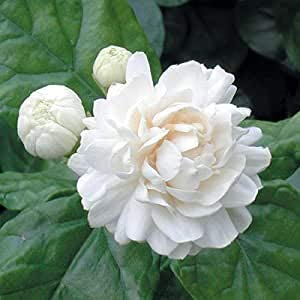
#> input picture jasmine.jpg, 300 x 300 px
$ python Thresholding.py
#> lines starting #> are read from the running program, lines starting #| are printed output that depends on the picture; after the words box and inside, x2 and y2 are one past the last pixel; in counts of white or black regions, pixels touching at a corner belong together
import cv2 as cv
import numpy as np

#Thresholding is binarizing the image based on a range => either black or white
img = cv.imread("jasmine.jpg")
#> img is the input picture: shape (300, 300, 3); mean B, G, R 114.9, 131.9, 112.5
cv.imshow("original", img)

gray = cv.cvtColor(img, cv.COLOR_BGR2GRAY)
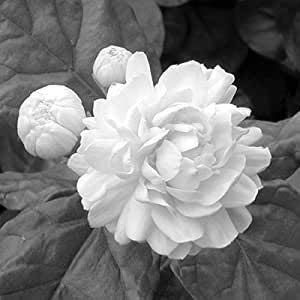
#> gray: shape (300, 300); min 0, max 255, mean 124.1
cv.imshow("gray", gray)

#Simple thresholding
threshold, thresh = cv.threshold(gray, 150, 255, cv.THRESH_BINARY)
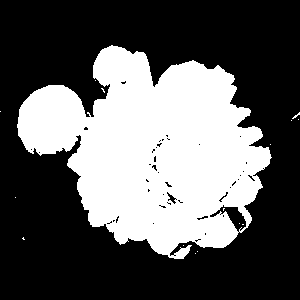
#> thresh: shape (300, 300); 36.5% white; 16 white regions (15 under 20 px), largest, box (x1, y1, x2, y2) and area: (17, 45, 272, 259) 32774
#threshold has the integer value
#thresh is the binarized image
cv.imshow("simple thresholded", thresh)

threshold, thresh_inv = cv.threshold(gray, 150, 255, cv.THRESH_BINARY_INV)
cv.imshow("simple inverse thresholded", thresh_inv)

# Adaptive threshold => Computer finds the optimal threshold value by itself through mean
adaptive_thresh = cv.adaptiveThreshold(gray, 255, cv.ADAPTIVE_THRESH_MEAN_C, cv.THRESH_BINARY_INV, 11, 3)
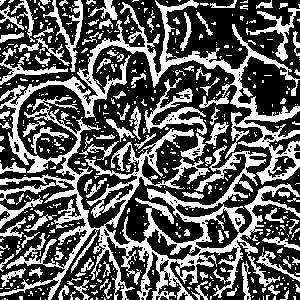
#> adaptive_thresh: shape (300, 300); 36.3% white; 565 white regions (454 under 20 px), largest, box (x1, y1, x2, y2) and area: (0, 0, 300, 300) 19937, (144, 78, 207, 135) 999, (43, 0, 83, 72) 626
# 3 is the c value, which will be subtracted from mean to fine tune the threshold
cv.imshow("Adaptive threshold", adaptive_thresh)

adaptive_thresh_gaussian = cv.adaptiveThreshold(gray, 255, cv.ADAPTIVE_THRESH_GAUSSIAN_C, cv.THRESH_BINARY_INV, 11, 3)
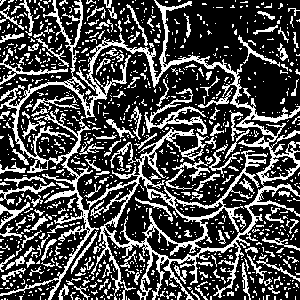
#> adaptive_thresh_gaussian: shape (300, 300); 29.7% white in thin lines or dots
cv.imshow("Adaptive threshold", adaptive_thresh_gaussian)


cv.waitKey(0)
